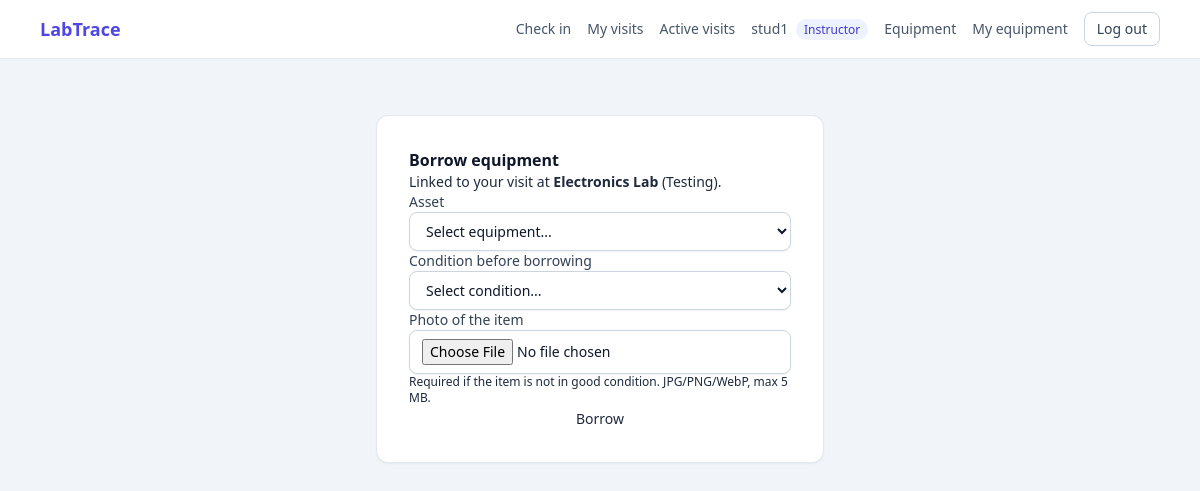
The app's page /equipment/borrow/ (signed in) with its own data.
### authentication/models.py (models this page shows, shortened)
class User(AbstractUser):
    class Role(models.TextChoices):
        STUDENT = "STUDENT", "Student"
        INSTRUCTOR = "INSTRUCTOR", "Instructor"
        RESEARCHER = "RESEARCHER", "Researcher"
        ADMIN = "ADMIN", "Admin"
    email = models.EmailField(
        "email address",
        unique=True,
        validators=[validate_institutional_email],
        error_messages={"unique": "A user with this email already exists."},
    )
    role = models.CharField(
        max_length=20,
        choices=Role.choices,
        default=Role.STUDENT,
        db_index=True,
    )
    class Meta:
        ordering = ["username"]
    @property
    def is_admin_role(self):
        return self.role == self.Role.ADMIN
    @property
    def is_staff_role(self):
        return self.role in (self.Role.INSTRUCTOR, self.Role.ADMIN)

### access_logging/models.py (models this page shows, shortened)
class LabVisit(models.Model):
    class Purpose(models.TextChoices):
        CLASS = "CLASS", "Class"
        RESEARCH = "RESEARCH", "Research"
        PROJECT = "PROJECT", "Project"
        TESTING = "TESTING", "Testing"
    class Status(models.TextChoices):
        ACTIVE = "ACTIVE", "Active"
        COMPLETED = "COMPLETED", "Completed"
    user = models.ForeignKey(
        settings.AUTH_USER_MODEL,
        on_delete=models.PROTECT,
        related_name="lab_visits",
    )
    lab_location = models.CharField(max_length=100, db_index=True)
    purpose = models.CharField(max_length=20, choices=Purpose.choices)
    check_in_time = models.DateTimeField(auto_now_add=True, db_index=True)
    check_out_time = models.DateTimeField(null=True, blank=True)
    duration_minutes = models.IntegerField(null=True, blank=True)
    status = models.CharField(
        max_length=20, choices=Status.choices, default=Status.ACTIVE, db_index=True
    )
    class Meta:
        ordering = ["-check_in_time"]
        constraints = [
            models.UniqueConstraint(
                fields=["user"],
                condition=Q(status="ACTIVE"),
                name="one_active_visit_per_user",
            ),
        ]

### equipment/views.py (the view)
# urls.py: path("borrow/", views.borrow_view, name="borrow"),
@login_required
def borrow_view(request):
    visit = LabVisit.objects.filter(
        user=request.user, status=LabVisit.Status.ACTIVE
    ).first()
    if not visit:
        messages.error(request, "Check in to a lab before borrowing equipment.")
        return redirect("access_logging:check_in")
    if request.method == "POST":
        form = BorrowForm(request.POST, request.FILES)
        if form.is_valid():
            try:
                with transaction.atomic():
                    asset = Asset.objects.select_for_update().get(
                        pk=form.cleaned_data["asset"].pk
                    )
                    if asset.availability_status != Asset.Availability.AVAILABLE:
                        form.add_error("asset", "This item was just taken by someone else.")
                    else:
                        log = form.save(commit=False)
                        log.visit = visit
                        log.asset = asset
                        log.save()
                        asset.availability_status = Asset.Availability.BORROWED
                        asset.save(update_fields=["availability_status"])
                        messages.success(request, f"You borrowed {asset}.")
                        return redirect("equipment:mine")
            except IntegrityError:
                form.add_error("asset", "This item was just taken by someone else.")
    else:
        form = BorrowForm(initial={"asset": request.GET.get("asset")})
    return render(request, "equipment/borrow.html", {"form": form, "visit": visit})

### equipment/forms.py (shortened to what this page needs)
class BorrowForm(forms.ModelForm):
    class Meta:
        model = EquipmentLog
        fields = ("asset", "pre_condition", "pre_condition_img")
    def __init__(self, *args, **kwargs):
        super().__init__(*args, **kwargs)
        self.fields["asset"].queryset = Asset.objects.filter(
            availability_status=Asset.Availability.AVAILABLE
        ).order_by("asset_code")
        self.fields["asset"].empty_label = "Select equipment..."
        self.fields["pre_condition"].choices = [("", "Select condition...")] + [
            c for c in Condition.choices if c[0] != Condition.MISSING
        ]
        self.fields["pre_condition"].label = "Condition before borrowing"
        self.fields["pre_condition_img"].label = "Photo of the item"
        self.fields["pre_condition_img"].help_text = (
            "Required if the item is not in good condition. JPG/PNG/WebP, max 5 MB."
        )
        self.fields["pre_condition_img"].widget.attrs["accept"] = "image/*"
        for field in self.fields.values():
            field.widget.attrs["class"] = INPUT_CLASSES

### equipment/templates/equipment/borrow.html (shortened to what this page needs)
{% extends "base.html" %}
{% block content %}
<div class="mx-auto max-w-md rounded-xl border border-slate-200 bg-white p-8 shadow-sm">
  <h1 class="text-xl font-bold text-slate-900">Borrow equipment</h1>
  <p class="mt-1 text-sm text-slate-500">
    Linked to your visit at <strong>{{ visit.lab_location }}</strong> ({{ visit.get_purpose_display }}).
  </p>
  <form method="post" enctype="multipart/form-data" novalidate class="mt-6 space-y-4">
    {% include "authentication/_field.html" with field=form.asset %}
    {% include "authentication/_field.html" with field=form.pre_condition %}
    {% include "authentication/_field.html" with field=form.pre_condition_img %}
    <button type="submit" class="w-full rounded-lg bg-indigo-600 px-4 py-2.5 text-sm font-semibold text-white hover:bg-indigo-700">Borrow</button>
  </form>
</div>
{% endblock %}

### templates/base.html (shortened to what this page needs)
{% load static %}
<!DOCTYPE html>
<html lang="en">
<head>
    <link rel="stylesheet" href="{% static 'css/tailwind.css' %}">
</head>
<body class="min-h-screen bg-slate-100 text-slate-800 antialiased">
    {% if user.is_authenticated %}
    <nav class="border-b border-slate-200 bg-white">
        <div class="mx-auto flex max-w-6xl items-center justify-between px-4 py-3">
            <a href="{% url 'dashboard:home' %}" class="text-lg font-bold text-indigo-600">LabTrace</a>
            <div class="flex items-center gap-4 text-sm">
                <a href="{% url 'access_logging:check_in' %}" class="font-medium text-slate-600 hover:text-indigo-600">Check in</a>
                <a href="{% url 'access_logging:my_visits' %}" class="font-medium text-slate-600 hover:text-indigo-600">My visits</a>
                {% if user.is_staff_role %}
                <a href="{% url 'access_logging:active' %}" class="font-medium text-slate-600 hover:text-indigo-600">Active visits</a>
                {% endif %}
                <a href="{% url 'users:profile' %}" class="text-slate-600 hover:text-indigo-600">
                    {{ user.username }}
                    <span class="ml-1 rounded-full bg-indigo-50 px-2 py-0.5 text-xs font-medium text-indigo-700">{{ user.get_role_display }}</span>
                </a>
                <a href="{% url 'equipment:inventory' %}" class="font-medium text-slate-600 hover:text-indigo-600">Equipment</a>
                <a href="{% url 'equipment:mine' %}" class="font-medium text-slate-600 hover:text-indigo-600">My equipment</a>
                <form method="post" action="{% url 'authentication:logout' %}">
                    <button type="submit" class="rounded-lg border border-slate-300 px-3 py-1.5 font-medium text-slate-700 hover:bg-slate-50">Log out</button>
                </form>
            </div>
        </div>
    </nav>
    {% endif %}
    <main class="mx-auto max-w-6xl px-4 py-8">
        {% block content %}{% endblock %}
    </main>
</body>
</html>

### records on screen
User: username "stud1", role "Instructor"
LabVisit: lab_location "Electronics Lab", purpose "Testing"

### other values on screen
{{ field.label }} "Asset Condition before borrowing Photo of the item"
{{ field.help_text }} "Required if the item is not in good condition. JPG/PNG/WebP, max 5 MB."
